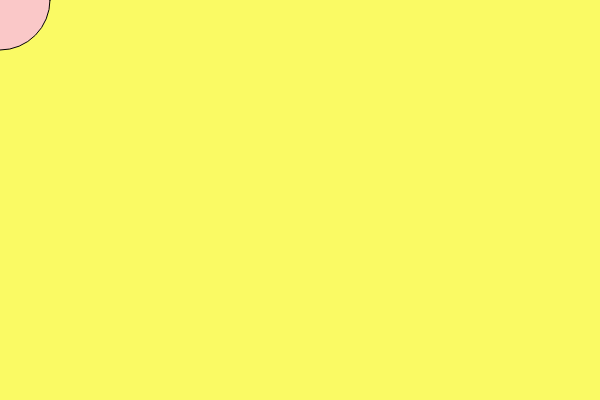
Frame 1 (no input)
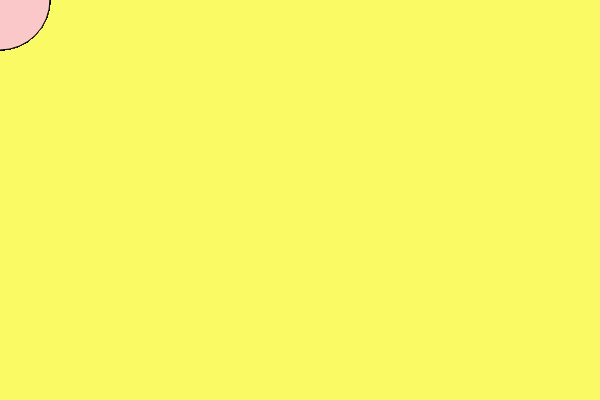
Frame 60 (no input)
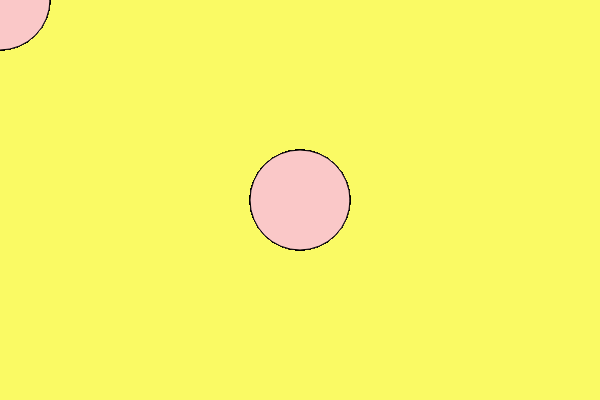
Frame 120 (the mouse pressed at the canvas centre since frame 60)

The p5.js sketch that drew these frames (run headless with seeded random() and noise() and a simulated clock; from frame 60 on, the mouse is pressed at the canvas centre):

// p5.js sketch
// ── sketch.js
function setup() {
  createCanvas(600,400);
  background(250,250,100);
}

function draw() {
    fill(250,200,200);
    ellipse(mouseX,mouseY,100,100);
    
    
  
}
